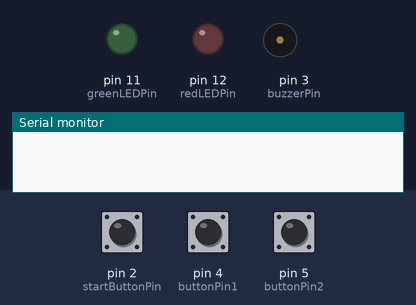
A sketch run on a simulated Arduino Uno, built with avr-gcc and run on an emulated ATmega328P. On the bench: output pins drawn as LEDs (lit = HIGH), buzzer (waves = sounding), the last lines printed to the serial monitor. The test bench sets the inputs (shaded band); at power-on: pin 4 (buttonPin1) HIGH, pin 5 (buttonPin2) HIGH, pin 2 (startButtonPin) HIGH. Random numbers use the default seed unless the sketch sets one.

Above: at 1.2 s.
1.3 s: pin 4 (buttonPin1) pulled LOW for 0.15 s
At 3.1 s:
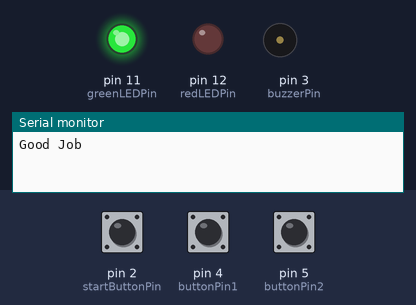
4.3 s: pin 5 (buttonPin2) pulled LOW for 0.15 s
At 4.57 s:
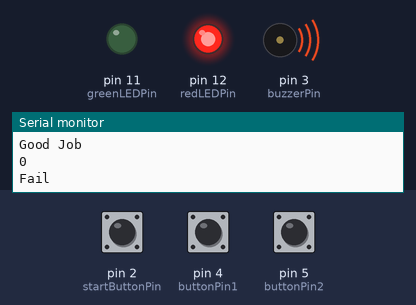
7.3 s: pin 5 (buttonPin2) pulled LOW for 1 s
At 8.61 s:
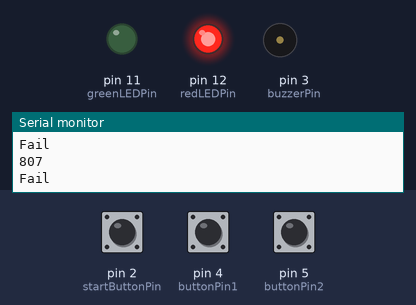
10.4 s: pin 5 (buttonPin2) pulled LOW for 3.2 s
Timing chart, 0 to 17.7 s (numbered marks = the images above; inputs shaded):
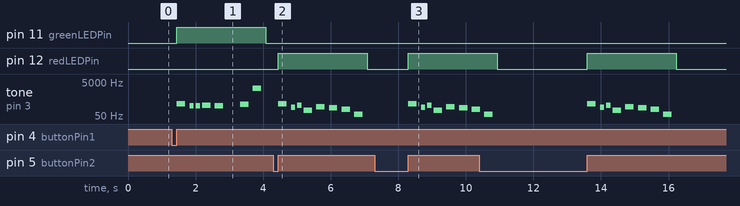

The sketch:

ButtonsBuzzerLED.ino
```cpp
// This is basically two buttons connected to a red/green light and a buzzer.  Gonna try and do a thingy where when you push a button its a 50% chance of being the right button
// if right button, green light and victory music
// if wrong button, red light and you go tuck yourself in


// EZ button library
#include <ezButton.h>

//libraries
#include "pitches.h"
#include "helperFunctions.h"

// Constants - doing constants saves on memory
#define buttonAmount 3
#define startButtonPin 2
#define buttonPin1 4
#define buttonPin2 5
#define redLEDPin 12
#define greenLEDPin 11
#define buzzerPin 3

// EZ Button objects
ezButton button1(buttonPin1);
ezButton button2(buttonPin2);
ezButton startButton(startButtonPin);

int successMelody[] = {
  NOTE_C4, NOTE_G3, NOTE_G3, NOTE_A3, NOTE_G3, 0, NOTE_B3, NOTE_C7
};

int failMelody[] = {
  NOTE_C4, NOTE_E3, NOTE_GS3, NOTE_A2, NOTE_F3, NOTE_DS3, NOTE_B2, NOTE_C2
};


int successNoteDurations[] = {
  4, 8, 8, 4, 4, 4, 4, 4
};


int failNoteDurations[] = {
  4, 8, 8, 4, 4, 4, 4, 4
};

long randomNumber;
int gameStatus;
int button1Rando;
int button2Rando;

void setup() {
  // Get the buttons configured with debounce
  Serial.begin(9600);
  // button1.setDebounceTime(100);
  // button2.setDebounceTime(25);

  // LED pinmode to output
  pinMode(redLEDPin, OUTPUT);
  pinMode(greenLEDPin, OUTPUT);

  // start value
  gameStatus = 0;
}

void loop() {
  // button loop
  button1.loop();
  button2.loop();
  startButton.loop();

  if (startButton.isPressed()) {
    randomNumber = random(1000);
    button1Rando = randomNumber;
    button2Rando = randomNumber + 1;
    Serial.println(button1Rando);
    Serial.println(button2Rando);
  }


  if (button1.isReleased()) {
    if (button1Rando % 2 == 0) {
      //divides by 0 is success
      buttonsBuzzerLED(buzzerPin, successMelody, successNoteDurations, "Good Job", greenLEDPin);
      Serial.println(button1Rando);
      randomNumber = random(1000);
      button1Rando = randomNumber;
      button2Rando = randomNumber;
    } else {
      buttonsBuzzerLED(buzzerPin, failMelody, failNoteDurations, "Fail", redLEDPin);
      Serial.println(button1Rando);
      randomNumber = random(1000);
      button1Rando = randomNumber;
      button2Rando = randomNumber;
    }
  }

  if (button2.isReleased()) {
    if (button2Rando % 2 == 0) {
      //divides by 0 is success
      buttonsBuzzerLED(buzzerPin, successMelody, successNoteDurations, "Good Job", greenLEDPin);
      Serial.println(button2Rando);
      randomNumber = random(1000);
      button1Rando = randomNumber;
      button2Rando = randomNumber;
    } else {
      buttonsBuzzerLED(buzzerPin, failMelody, failNoteDurations, "Fail", redLEDPin);
      Serial.println(button2Rando);
      randomNumber = random(1000);
      button1Rando = randomNumber;
      button2Rando = randomNumber;
    }
  }
}


// Chat GPT suggested isReleased and this execution fixed the problem of the function running twice
// not quite the approach I wanted but it works.

//   if (button1.isReleased()) {
//     // So the ARduino can't do 2 functions at  once.  You can do some split via tasks and timing
//     // playBuzzer(buzzerPin, melody, noteDurations);
//     // answerLight("Correct, good job", greenLEDPin, 3);


//     buttonsBuzzerLED(buzzerPin, successMelody, successNoteDurations, "Good Job", greenLEDPin);
//   }

//   if (button2.isReleased()) {
//     // answerLight("Fail", redLEDPin, 3);
//     buttonsBuzzerLED(buzzerPin, failMelody, failNoteDurations, "Fail", redLEDPin);
//   }
// }


/*****
Pseudo code for the game portion
need to initialize a start game variable that will be set to 0 on Setup

Then on loop the loop if the Start Button is pushed, then it'll start the game , start value = 1

While startValue == 1 {
  I need to generate a random number
  33

  Then assign that random number to button 1 -
  intbutton1 = 33
  button 2 is + 1 -
  intbutton2 = intbutton1 + 1

  if (button1.isReleased() {
      if (intbutton1 % 2 == 0) {
        "success"
        "Generating new number"
      } else {
        "fail"
        startValue = 0
      }
  })


}


***/
```

helperFunctions.h
```cpp
// Use me for some helper functions and shit like that

// This function will turn lights on and off and output to the serial monitor.
// Also goes off of the existing value of a light to ensure there is no duplicate
int lightSwitchShit(String mode, int ledPin) {

  int pinVal;
  if (mode == "on") {
    Serial.println("Light On");
    digitalWrite(ledPin, HIGH);
    pinVal = digitalRead(ledPin);
  }

  if (mode == "off") {
    Serial.println("Light Off");
    digitalWrite(ledPin, LOW);
    pinVal = digitalRead(ledPin);
  }
  return pinVal;
}


// I want you to push a button and it activates a light for a set period of time
void answerLight(String response, int ledPin, int seconds) {
  const long interval = 1000 * seconds;
  unsigned long stopMillis;
  unsigned long startMillis;
  digitalWrite(ledPin, HIGH);
  Serial.println(response);
  startMillis = millis();               // snapshot of our start time
  stopMillis = startMillis + interval;  // stop time calculation based on the interval added to start

  // while loop

  while (startMillis <= stopMillis) {
    startMillis = millis();
  }
  digitalWrite(ledPin, LOW);
};


// Buzzer function
// Requires the pin for the buzzer, the list of notes which points to our pitches file, and the durations of each sound
void playBuzzer(int buzzerPin, int noteList[], int secondsToSound[]) {
  // in reading it looks like Arduino has no equivalent to Array.Length()
  // you can't dynamically add or subtract and most folks just put in how many indexes are in their array
  // The approach has you define the size as a constant but can't be done in functions since constants are created at compile
  // Note list is 8
  for (int thisNote = 0; thisNote < 8; thisNote++) {
    int noteDuration = 1000 / secondsToSound[thisNote];
    // tone takes 3 parameters - the pin, tone frequency which we get from our notes and the pitches, and note durations
    tone(buzzerPin, noteList[thisNote], noteDuration);

    // to disinguish the notes, we have to set a time between them
    // guide suggested 30%
    int pauseBetweenNotes = noteDuration * 1.50;
    delay(pauseBetweenNotes);

    // stop the tone
    noTone(buzzerPin);
  }
}

void buttonsBuzzerLED(int buzzerPin, int noteList[], int secondsToSound[], String message, int ledPin) {
  // Combined approach that turns the light on and leaves it on for the duration of the song


  digitalWrite(ledPin, HIGH);
  Serial.println(message);

  for (int thisNote = 0; thisNote < 8; thisNote++) {
    int noteDuration = 1000 / secondsToSound[thisNote];
    // tone takes 3 parameters - the pin, tone frequency which we get from our notes and the pitches, and note durations
    tone(buzzerPin, noteList[thisNote], noteDuration);

    // to disinguish the notes, we have to set a time between them
    // guide suggested 30%
    int pauseBetweenNotes = noteDuration * 1.50;
    delay(pauseBetweenNotes);

    // stop the tone
    noTone(buzzerPin);
  }
  digitalWrite(ledPin, LOW);
}
```

pitches.h
```cpp
// Pitches library
// created from tutorial on https://arduinogetstarted.com/tutorials/arduino-piezo-buzzer


/*************************************************
 * Public Constants
 *************************************************/

#define NOTE_B0  31
#define NOTE_C1  33
#define NOTE_CS1 35
#define NOTE_D1  37
#define NOTE_DS1 39
#define NOTE_E1  41
#define NOTE_F1  44
#define NOTE_FS1 46
#define NOTE_G1  49
#define NOTE_GS1 52
#define NOTE_A1  55
#define NOTE_AS1 58
#define NOTE_B1  62
#define NOTE_C2  65
#define NOTE_CS2 69
#define NOTE_D2  73
#define NOTE_DS2 78
#define NOTE_E2  82
#define NOTE_F2  87
#define NOTE_FS2 93
#define NOTE_G2  98
#define NOTE_GS2 104
#define NOTE_A2  110
#define NOTE_AS2 117
#define NOTE_B2  123
#define NOTE_C3  131
#define NOTE_CS3 139
#define NOTE_D3  147
#define NOTE_DS3 156
#define NOTE_E3  165
#define NOTE_F3  175
#define NOTE_FS3 185
#define NOTE_G3  196
#define NOTE_GS3 208
#define NOTE_A3  220
#define NOTE_AS3 233
#define NOTE_B3  247
#define NOTE_C4  262
#define NOTE_CS4 277
#define NOTE_D4  294
#define NOTE_DS4 311
#define NOTE_E4  330
#define NOTE_F4  349
#define NOTE_FS4 370
#define NOTE_G4  392
#define NOTE_GS4 415
#define NOTE_A4  440
#define NOTE_AS4 466
#define NOTE_B4  494
#define NOTE_C5  523
#define NOTE_CS5 554
#define NOTE_D5  587
#define NOTE_DS5 622
#define NOTE_E5  659
#define NOTE_F5  698
#define NOTE_FS5 740
#define NOTE_G5  784
#define NOTE_GS5 831
#define NOTE_A5  880
#define NOTE_AS5 932
#define NOTE_B5  988
#define NOTE_C6  1047
#define NOTE_CS6 1109
#define NOTE_D6  1175
#define NOTE_DS6 1245
#define NOTE_E6  1319
#define NOTE_F6  1397
#define NOTE_FS6 1480
#define NOTE_G6  1568
#define NOTE_GS6 1661
#define NOTE_A6  1760
#define NOTE_AS6 1865
#define NOTE_B6  1976
#define NOTE_C7  2093
#define NOTE_CS7 2217
#define NOTE_D7  2349
#define NOTE_DS7 2489
#define NOTE_E7  2637
#define NOTE_F7  2794
#define NOTE_FS7 2960
#define NOTE_G7  3136
#define NOTE_GS7 3322
#define NOTE_A7  3520
#define NOTE_AS7 3729
#define NOTE_B7  3951
#define NOTE_C8  4186
#define NOTE_CS8 4435
#define NOTE_D8  4699
#define NOTE_DS8 4978
```

Measured:
- after the input at 1.3 s, pin 11 (greenLEDPin): LOW → HIGH after 0.15 s, → LOW 2.6 s later; tone on pin 3 (buzzerPin): plays 262 Hz for 0.25 s, 196 Hz for 0.13 s, 196 Hz for 0.13 s, 220 Hz for 0.25 s, 196 Hz for 0.25 s, 247 Hz for 0.25 s … (7 notes in this stretch), starting after 0.15 s
- after the input at 4.3 s, pin 12 (redLEDPin): LOW → HIGH after 0.15 s, → LOW 2.6 s later; tone on pin 3 (buzzerPin): plays 262 Hz for 0.25 s, 165 Hz for 0.13 s, 208 Hz for 0.13 s, 110 Hz for 0.25 s, 175 Hz for 0.25 s, 156 Hz for 0.25 s … (8 notes in this stretch), starting after 0.15 s
- after the input at 7.3 s, pin 12 (redLEDPin): LOW → HIGH after 1.0 s; tone on pin 3 (buzzerPin): plays 262 Hz for 0.25 s, 165 Hz for 0.13 s, 208 Hz for 0.13 s, 110 Hz for 0.25 s, 175 Hz for 0.25 s, 156 Hz for 0.25 s … (7 notes in this stretch), starting after 1.0 s
